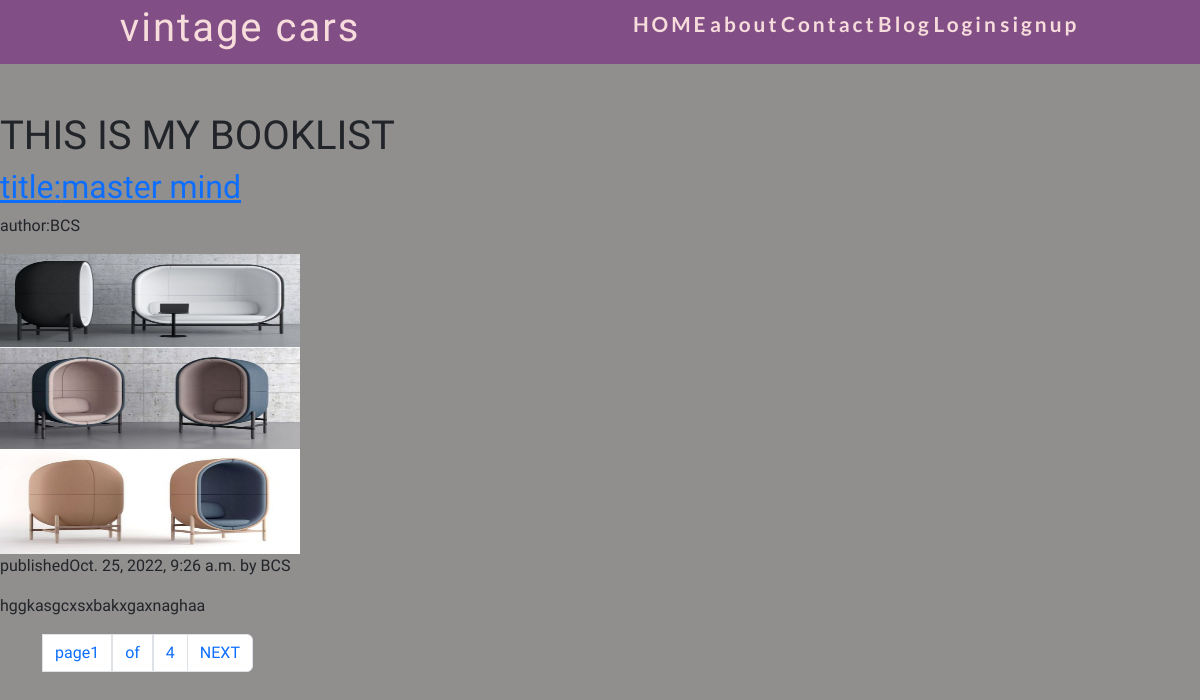
The page / on the database its author committed.
### blog/models.py (models this page shows, shortened)
class Post(models.Model):
    STATUS_CHOICES =(
        ('draft','Draft'),
        ('published','Published')
    )
    title = models.CharField(max_length=250)
    post_image=models.ImageField(blank=True, null=True, upload_to = "posts/")
    slug =models.CharField(max_length=250,unique_for_date='publish')
    author = models.ForeignKey(User, on_delete=models.CASCADE,related_name='blog_Post')
    body =models.TextField()
    publish = models.DateTimeField(default=timezone.now)
    create = models.DateField(auto_now_add=True)
    update = models.DateTimeField(auto_now=True)
    status = models.CharField(max_length=10,choices=STATUS_CHOICES, default='draft')
    class meta:
        ordering = ('-publish',)
    def get_absolute_url(self):
        return reverse('blog:post_detail',args=[self.publish.year,self.publish.month,self.publish.day,self.slug])

### blog/views.py (the view)
# urls.py: path("",Post_list,name="home"),
def Post_list(request):
    posts=Post.objects.all()
    paginator = Paginator(posts,1)
    page = request.GET.get('page')
    try:
        posts=paginator.page(page)
    except PageNotAnInteger:
        posts=paginator.page(1)
    except EmptyPage:
        posts=paginator.page(paginator.num_pages)
    return render(request,'index.html',{'page':page,  'posts':posts})

### blog/templates/index.html
{% extends 'base.html'%}
{% load static %}
{% block content %}
    <h1>THIS IS MY BOOKLIST</h1>
    {% for post in posts %}
    <a href="{{ post.get_absolute_url }}"><h2>title:{{post.title}}</h2></a>
    <p>author:{{post.author}}</p>
    {% if post.post_image%}
    <img src="{{post.post_image.url}}"alt="" width="300px" height="300px">
    {% endif %}
    <p class="date">published{{post.publish}} by {{post.author}}</p>
    {{post.body|truncatewords:30|linebreaks}}
    {% endfor %}
{% include "pagination.html" with page=posts %}
{% endblock content %}

### static/css/app.css (style rules this page uses)
:root { --bg-color: rgb(145, 142, 142); --text-color: rgb(247, 220, 220); --headline-color: rgb(102, 64, 64); --button-color: rgb(136, 105, 194); --accent-color:rgb(130, 78, 134); --headline-font:'Lato', sans-serif; --body-font:'Raleway', sans-serif; }
* { padding: 0; margin: 0; box-sizing: border-box; }
body { font-size: 16px; font-family: var(--body-font); background-color: var(--bg-color); }

### rows shown on the page
Post: title "master mind", author "BCS", post_image (picture), publish "Oct. 25, 2022, 9:26 a.m.", body "hggkasgcxsxbakxgaxnaghaa"

### other values the page prints
{{ page.number }} "1"
{{ page.paginator.num_pages }} "4"
